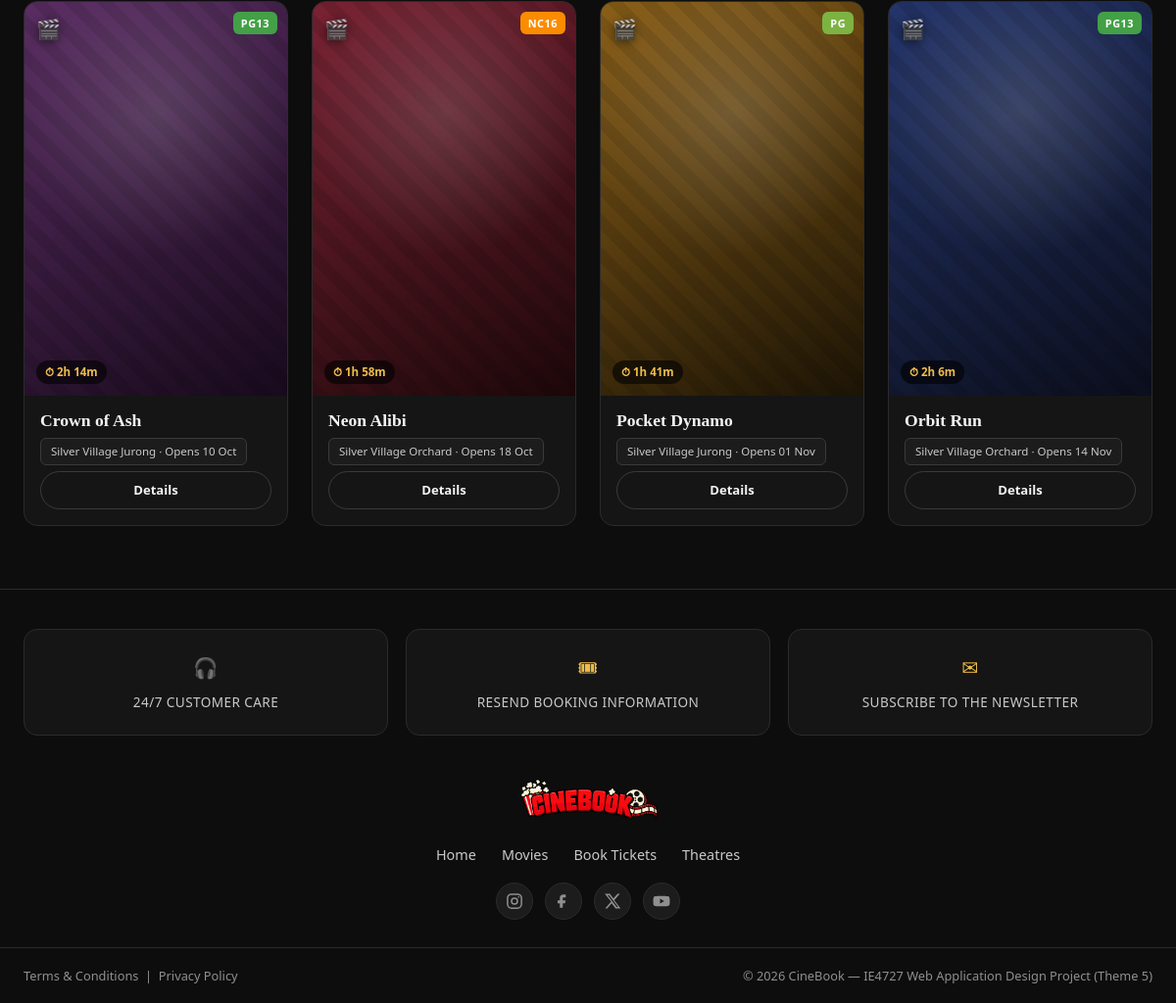
Before: / (lower part) with the older database file.
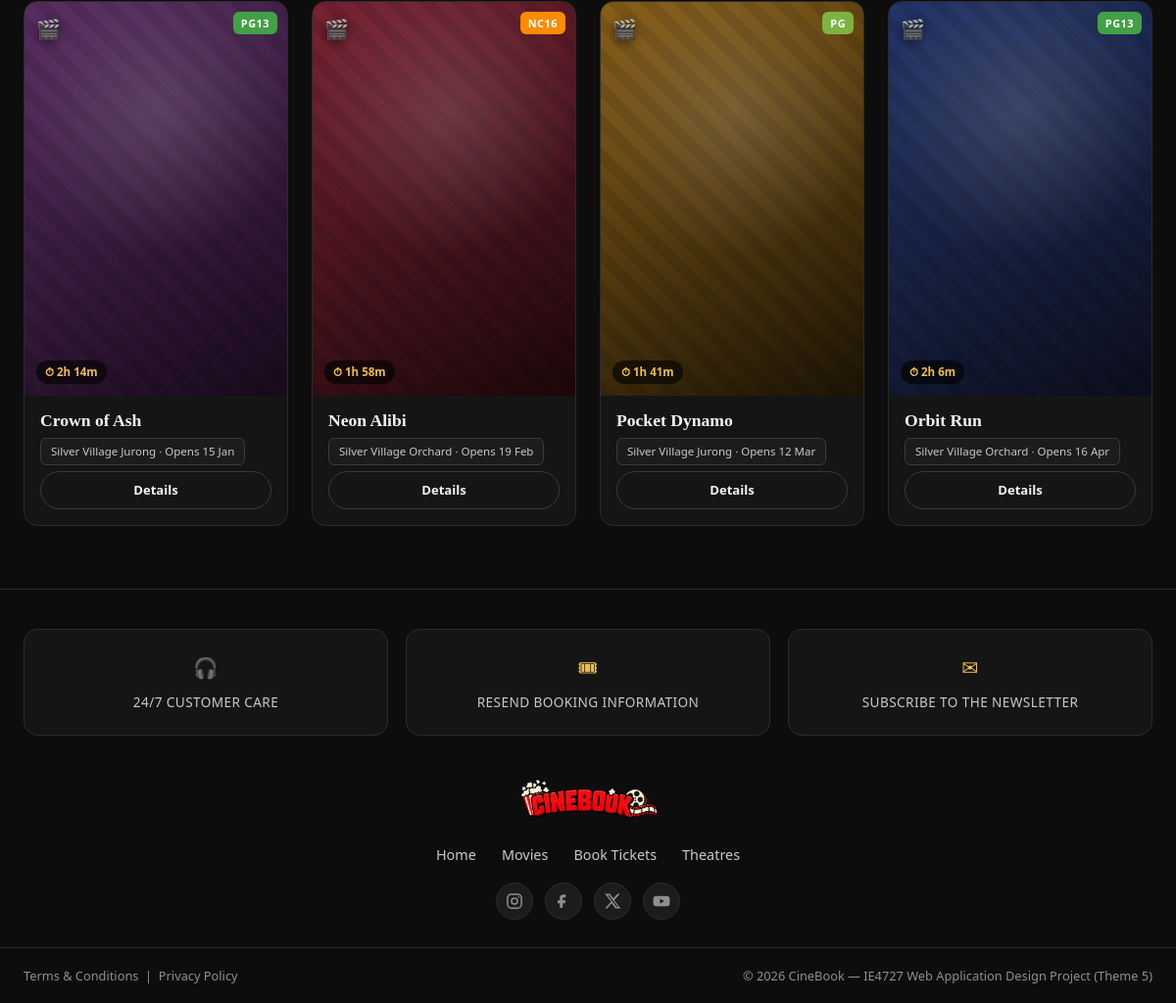
After: the same page with the newer database file.
### tables this page shows
CREATE TABLE movie (
    Movie_ID INT AUTO_INCREMENT PRIMARY KEY,
    Location VARCHAR(150),
    Date DATE,
    Showtime TIME,
    Description TEXT,
    Title VARCHAR(150) NOT NULL,
    Poster VARCHAR(255) NOT NULL DEFAULT '',
    Backdrop VARCHAR(255) NOT NULL DEFAULT '',
    Genre VARCHAR(80),
    Duration_Min INT,
    Certificate VARCHAR(10) DEFAULT 'PG',
    Stars TINYINT DEFAULT 4,
    Status VARCHAR(20) DEFAULT 'showing',
    Cinema_ID INT,
    FOREIGN KEY (Cinema_ID) REFERENCES cinema(Cinema_ID)
);

CREATE TABLE cinema (
    Cinema_ID INT AUTO_INCREMENT PRIMARY KEY,
    Cinema_Name VARCHAR(100) NOT NULL,
    Cinema_Cont VARCHAR(20),
    Bran_ID INT,
    FOREIGN KEY (Bran_ID) REFERENCES branch(Bran_ID)
);

### index.php (the view, shortened to what this page needs)
<?php
require_once 'includes/db_connect.php';
include 'includes/header.php';
$showing = $conn->query(
    "SELECT m.Movie_ID, m.Title, m.Genre, m.Duration_Min, m.Date, m.Showtime,
            m.Description, m.Certificate, m.Stars, m.Poster, m.Backdrop, c.Cinema_Name
     FROM movie m LEFT JOIN cinema c ON m.Cinema_ID = c.Cinema_ID
     WHERE m.Status = 'showing'
       AND m.Movie_ID IN (SELECT MIN(Movie_ID) FROM movie WHERE Status='showing' GROUP BY Title)
     ORDER BY m.Stars DESC, m.Date ASC"
);
$showingRows = $showing ? $showing->fetch_all(MYSQLI_ASSOC) : [];
$coming = $conn->query(
    "SELECT m.Movie_ID, m.Title, m.Genre, m.Duration_Min, m.Date, m.Showtime,
            m.Description, m.Certificate, m.Stars, m.Poster, m.Backdrop, c.Cinema_Name
     FROM movie m LEFT JOIN cinema c ON m.Cinema_ID = c.Cinema_ID
     WHERE m.Status = 'coming'
       AND m.Movie_ID IN (SELECT MIN(Movie_ID) FROM movie WHERE Status='coming' GROUP BY Title)
     ORDER BY m.Date ASC"
);
?>
<?php if ($showingRows): ?>
    <?php foreach ($showingRows as $row): ?>
                <?php echo cert_badge($row['Certificate']); ?>
    <?php endforeach; ?>
<?php else: ?>
    <div class="empty-state"><div class="big">&#127909;</div><p>No movies showing right now. Please check back soon.</p></div>
<?php endif; ?>
<div class="movie-grid">
<?php if ($coming && $coming->num_rows > 0): ?>
    <?php while ($row = $coming->fetch_assoc()): ?>
        <div class="movie-card">
            <a class="poster<?php echo poster_has_img($row['Poster']); ?>" data-genre="<?php echo htmlspecialchars($row['Genre']); ?>"<?php echo poster_style($row['Poster']); ?>
               href="movie_details.php?id=<?php echo $row['Movie_ID']; ?>">
                <?php echo cert_badge($row['Certificate']); ?>
                <span class="dur-pill">&#9201; <?php echo formatDuration($row['Duration_Min']); ?></span>
            </a>
            <div class="movie-card-foot">
                <a class="mc-title" href="movie_details.php?id=<?php echo $row['Movie_ID']; ?>"><?php echo htmlspecialchars($row['Title']); ?></a>
                <div class="mc-location"><?php echo htmlspecialchars($row['Cinema_Name']); ?> &middot; Opens <?php echo date("d M", strtotime($row['Date'])); ?></div>
                <a href="movie_details.php?id=<?php echo $row['Movie_ID']; ?>" class="btn btn-sm btn-ghost">Details</a>
            </div>
        </div>
    <?php endwhile; ?>
<?php else: ?>
    <div class="empty-state"><p>No upcoming movies announced yet.</p></div>
<?php endif; ?>
</div>
<?php include 'includes/footer.php'; $conn->close(); ?>

### includes/functions.php (shortened to what this page needs)
<?php
function poster_file($poster) {
    $poster = trim((string) $poster);
    return '';
}
function poster_has_img($poster) {
    return poster_file($poster) !== '' ? ' has-img' : '';
}
function poster_style($poster) {
    $f = poster_file($poster);
    if ($f === '') return '';
    return ' style="background-image:url(\'images/posters/' . htmlspecialchars(rawurlencode($f)) . '\')"';
}
function cert_badge($cert) {
    $cert = trim((string) $cert);
    $cls = preg_replace('/[^A-Z0-9]/', '', strtoupper($cert));
    return '<span class="cert-badge cert-' . $cls . '">' . htmlspecialchars($cert) . '</span>';
}

Changed rows visible on the page:
changed movie "Crown of Ash": Date "10 Oct" → "15 Jan"
changed movie "Neon Alibi": Date "18 Oct" → "19 Feb"
changed movie "Pocket Dynamo": Date "01 Nov" → "12 Mar"
changed movie "Orbit Run": Date "14 Nov" → "16 Apr"
